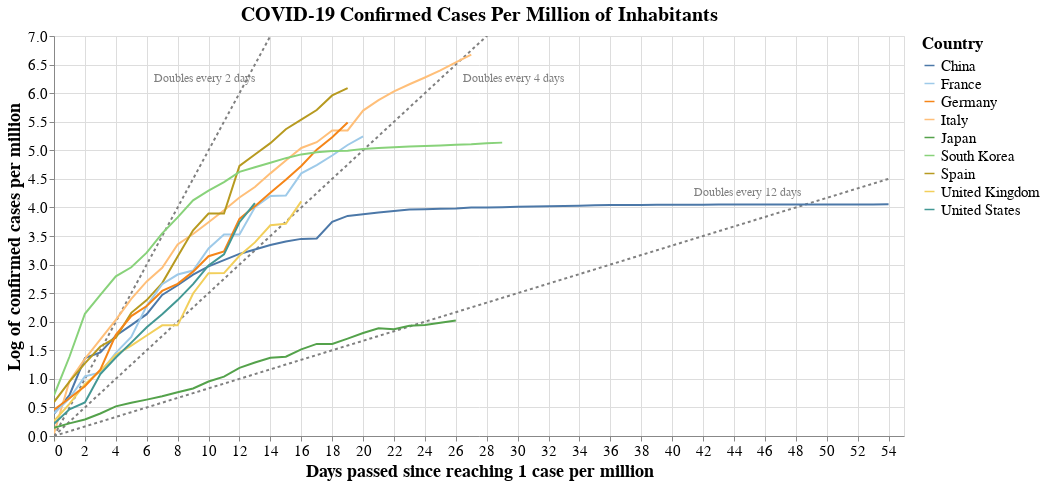

The notebook cell this image was saved under:
### Markdown cell above
## Covid-19 confirmed cases per million inhabitants

### Code cell
#hide_input
# Stack data to get it to Altair dataframe format
data_countries_pc2 = data_countries_pc.copy()
for i in range(0,len(countries)):
    data_countries_pc2[i] = data_countries_pc2[i].reset_index()
    data_countries_pc2[i]['n_days'] = data_countries_pc2[i].index
    data_countries_pc2[i]['log_cases'] = np.log(data_countries_pc2[i]["total_cases"])
data_plot = data_countries_pc2[0]
for i in range(1, len(countries)):    
    data_plot = pd.concat([data_plot, data_countries_pc2[i]], axis=0)
data_plot["trend_2days"] = data_plot["n_days"]*1/2
data_plot["trend_4days"] = data_plot["n_days"]*1/4
data_plot["trend_12days"] = data_plot["n_days"]*1/12
data_plot["trend_2days_label"] = "Doubles every 2 days"
data_plot["trend_4days_label"] = "Doubles evey 4 days"
data_plot["trend_12days_label"] = "Doubles every 12 days"


# Plot it using Altair
source = data_plot

scales = alt.selection_interval(bind='scales')
#selection = alt.selection_multi(fields=['location'], bind='legend')

base = alt.Chart(source, title = "COVID-19 Confirmed Cases Per Million of Inhabitants").encode(
    x = alt.X('n_days:Q', title = "Days passed since reaching 1 case per million"),
    y = alt.Y("log_cases:Q",title = "Log of confirmed cases per million"),
    color = alt.Color('location:N', legend=alt.Legend(title="Country", labelFontSize=15, titleFontSize=17),
                     scale=alt.Scale(scheme='tableau20')),
    #opacity = alt.condition(selection, alt.value(1), alt.value(0.1))
).properties(
    width=chart_width,
    height=chart_height
)

lines = base.mark_line().add_selection(
    scales
)
# .add_selection(
#     selection
# )

trend_2d = alt.Chart(source).encode(
    x = "n_days:Q",
    y = alt.Y("trend_2days:Q",  scale=alt.Scale(domain=(0, max(data_plot["log_cases"])))),
).mark_line( strokeDash=[3,3], color="grey")

labels = pd.DataFrame([{'label': 'Doubles every 2 days', 'x_coord': 10, 'y_coord': 6},
                       {'label': 'Doubles every 4 days', 'x_coord': 30, 'y_coord': 6},
                       {'label': 'Doubles every 12 days', 'x_coord': 45, 'y_coord': 4},
                      ])
trend_label = (alt.Chart(labels)
                    .mark_text(align='left', dx=-55, dy=-15, fontSize=12, color="grey")
                    .encode(x='x_coord:Q',
                            y='y_coord:Q',
                            text='label:N')
                   )


trend_4d = alt.Chart(source).mark_line(color="grey", strokeDash=[3,3]).encode(
    x = "n_days:Q",
    y = alt.Y("trend_4days:Q",  scale=alt.Scale(domain=(0, max(data_plot["log_cases"])))),
)

trend_12d = alt.Chart(source).mark_line(color="grey", strokeDash=[3,3]).encode(
    x = "n_days:Q",
    y = alt.Y("trend_12days:Q",  scale=alt.Scale(domain=(0, max(data_plot["log_cases"])))),
)

(
(trend_2d  + trend_4d + trend_12d + trend_label + lines)
.configure_title(fontSize=20)
.configure_axis(labelFontSize=15,titleFontSize=18)
)

### Figure 1 — Vega-Lite specification as saved in the notebook (floating-point values rounded to 4 significant figures; data arrays with more than 128 entries replaced by an {"elided": "..."} marker saying what was removed)
{"$schema": "https://vega.github.io/schema/vega-lite/v3.4.0.json", "config": {"axis": {"labelFontSize": 15, "titleFontSize": 18}, "mark": {"tooltip": null}, "title": {"fontSize": 20}, "view": {"height": 300, "width": 400}}, "data": {"name": "data-daea39b603336aa31878ebafa43284aa"}, "datasets": {"data-7996c6aaea5fea488ffe91a5e9410eaa": [{"label": "Doubles every 2 days", "x_coord": 10, "y_coord": 6}, {"label": "Doubles every 4 days", "x_coord": 30, "y_coord": 6}, {"label": "Doubles every 12 days", "x_coord": 45, "y_coord": 4}], "data-daea39b603336aa31878ebafa43284aa": {"elided": "232 records"}}, "layer": [{"encoding": {"x": {"field": "n_days", "type": "quantitative"}, "y": {"field": "trend_2days", "scale": {"domain": [0, 6.675]}, "type": "quantitative"}}, "mark": {"color": "grey", "strokeDash": [3, 3], "type": "line"}}, {"encoding": {"x": {"field": "n_days", "type": "quantitative"}, "y": {"field": "trend_4days", "scale": {"domain": [0, 6.675]}, "type": "quantitative"}}, "mark": {"color": "grey", "strokeDash": [3, 3], "type": "line"}}, {"encoding": {"x": {"field": "n_days", "type": "quantitative"}, "y": {"field": "trend_12days", "scale": {"domain": [0, 6.675]}, "type": "quantitative"}}, "mark": {"color": "grey", "strokeDash": [3, 3], "type": "line"}}, {"data": {"name": "data-7996c6aaea5fea488ffe91a5e9410eaa"}, "encoding": {"text": {"field": "label", "type": "nominal"}, "x": {"field": "x_coord", "type": "quantitative"}, "y": {"field": "y_coord", "type": "quantitative"}}, "mark": {"align": "left", "color": "grey", "dx": -55, "dy": -15, "fontSize": 12, "type": "text"}}, {"data": {"name": "data-daea39b603336aa31878ebafa43284aa"}, "encoding": {"color": {"field": "location", "legend": {"labelFontSize": 15, "title": "Country", "titleFontSize": 17}, "scale": {"scheme": "tableau20"}, "type": "nominal"}, "x": {"field": "n_days", "title": "Days passed since reaching 1 case per million", "type": "quantitative"}, "y": {"field": "log_cases", "title": "Log of confirmed cases per million", "type": "quantitative"}}, "height": 400, "mark": "line", "selection": {"selector002": {"bind": "scales", "type": "interval"}}, "title": "COVID-19 Confirmed Cases Per Million of Inhabitants", "width": 850}]}
